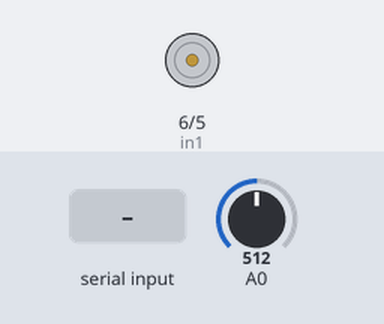
Simulated run of this sketch. Board: Arduino Uno, built with avr-gcc and run on an emulated ATmega328P. Parts: motor-driver pin pairs drawn as motors (green arrow = first pin HIGH = forward, orange = second pin HIGH = backward, longer = more drive, scaled by the enable pin). Inputs (shaded band) come from the test bench; at power-on: A0 = 512. What the sketch prints to the serial monitor is not drawn.

Above: at 5.2 s.
5.3 s: "curtain open\n" received over Serial
At 5.9 s:
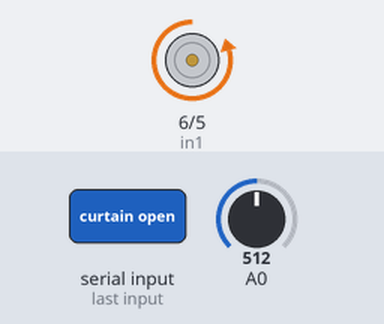
6.8 s: "curtain close\n" received over Serial
At 10.1 s:
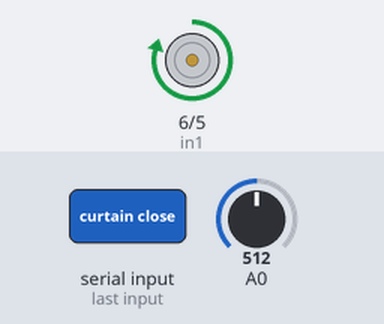
Timing chart, 0 to 14.2 s (numbered marks = the images above; inputs shaded):
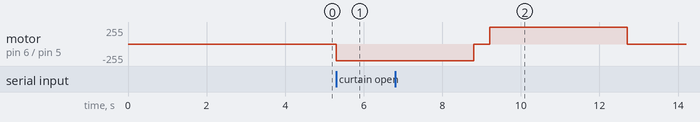

The sketch:

Fedha_Curtain_Project.ino
```cpp
String inputString = "";     // a String to hold incoming data
bool stringComplete = false; // whether the string is complete
bool smsSent = false; // variable names should not have '-' in them
bool curtainOpen = false;  // Open == true, closed == false

// Define the motor control pins
const int enA = 3;
const int in1 = 6;
const int in2 = 5;

void setup()
{
  // initialize serial:
  Serial.begin(115200);

  // Set the motor control pins as outputs
  pinMode(enA, OUTPUT);
  pinMode(in1, OUTPUT);
  pinMode(in2, OUTPUT);

  // Set the PWM control for the motor speed
  analogWrite(enA, 0);  // Initially set the motor speed to 0

  // reserve 200 bytes for the inputString:
  inputString.reserve(200);
  delay(2000);
  Serial.println("AT\r");
  delay(500);
  Serial.println("AT+CMGF=1\r");
  delay(500);
  Serial.println("AT+CNMI=2,2,0,0,0\r");
  delay(500);
  Serial.println("AT+COPS?\r");
  delay(500);
}

void loop()
{
  // print the string when a newline arrives:
  int val = analogRead(A0);

  if (stringComplete)
  {
    if (inputString.indexOf("curtain open") >= 0)
    {
      if (!curtainOpen)
      {
        moveMotorForward();
        delay(3500);  // Wait for 2 seconds
        stopMotor();      // Stop the motor

        curtainOpen = true;

        Serial.write("OPEN: ");
        Serial.println(inputString);

        if (!smsSent)
        {
          sendSMS("Curtain is open");
          smsSent = true;
        }
      }
      else
      {
        sendSMS("Curtain already open");
        Serial.println("Curtain already open");
      }
    }
    else if (inputString.indexOf("curtain close") >= 0)
    {
      if (curtainOpen)
      {
        moveMotorBackward();
        delay(3500);  // Wait for 3.5 seconds
        stopMotor();      // Stop the motor

        curtainOpen = false;

        Serial.write("CLOSE: ");
        Serial.println(inputString);

        if (!smsSent)
        {
          sendSMS("Curtain is closed");
          smsSent = true;
        }
      }
      else
      {
        sendSMS("Curtain already closed");
        Serial.println("Curtain already closed");
      }
    }

    // clear the string:
    inputString = "";
    stringComplete = false;

  }
}

void moveMotorForward() {
  digitalWrite(in1, LOW);
  digitalWrite(in2, HIGH);
  analogWrite(enA, 250);  // Adjust the PWM value for the desired speed (0 to 255)
}

// Function to move the motor backward with PWM speed control
void moveMotorBackward() {
  digitalWrite(in1, HIGH);
  digitalWrite(in2, LOW);
  analogWrite(enA, 250);  // Adjust the PWM value for the desired speed (0 to 255)
}

// Function to stop the motor
void stopMotor() {
  digitalWrite(in1, LOW);
  digitalWrite(in2, LOW);
  analogWrite(enA, 0);  // Set the motor speed to 0
}
void serialEvent()
{
  while (Serial.available())
  {
    // get the new byte:
    char inChar = (char)Serial.read();
    // add it to the inputString:
    inputString += inChar;
    // if the incoming character is a newline, set a flag so the main loop can
    // do something about it:
    if (inChar == '\n')
    {
      stringComplete = true;
    }
  }
}

void sendSMS(const char* message)
{
  Serial.println("AT+CMGS=\"0725598031\" \r ");
  delay(100);
  Serial.println(message);
  Serial.write(0x1A); // Ctrl+Z
  delay(300);
}
```

digital_meter.c
```cpp
/*
 * main.c
 *
 * Created: 2/15/2024 11:32:14 AM
 *  Author: calvin
 */

#define F_CPU 16000000L
#include <avr/io.h>
#include <avr/interrupt.h>
#include <util/delay.h>
#include <stdio.h>
#include <stdlib.h>
#include <string.h>

#define F_CPU 16000000L
#define LCD_PORT PORTD   // Port connected to the data pins of LCD
#define RS_PIN    PD2    // Register Select pin
#define EN_PIN    PD3    // Enable pin
#define REED_PIN   PB5   // Reed switch pin

volatile uint32_t pulseCount = 0;
volatile uint8_t magnetDetectedFlag = 0;
volatile uint8_t timeExpiredFlag = 0;

void LCD_command(unsigned char cmnd);
void LCD_data(unsigned char data);
void LCD_init();
void LCD_clear();
void LCD_setCursor(uint8_t row, uint8_t col);
void LCD_displayString(const char *str);

ISR (TIMER1_OVF_vect)
{
	TCNT1 = 16383;   // for 1 sec, counter 1,, 16 bit timer,, 16mhz
	timeExpiredFlag = 1;
}

ISR(PCINT0_vect)
{
	if (PINB & (1 << PINB5) && timeExpiredFlag)
	{

		pulseCount ++;
		magnetDetectedFlag = 1;
		timeExpiredFlag = 0;
	}

}


int main(void)
{
	DDRD = 0xFF;
	DDRB &= ~(1 << DDB5);
	TCNT1 = 16383;   // for 1 sec at 16 MHz
	TCCR1A = 0x00;
	TCCR1B = (1<<CS10) | (1<<CS12);;  // Timer mode with 1024 prescler
	TIMSK1 = (1 << TOIE1) ;   // Enable timer1 overflow interrupt(TOIE1)
	PCMSK0 |= (1 << PCINT5);
	PCICR |= (1 << PCIE0);
	LCD_init();
	sei();

	while (1)
	{
		if (magnetDetectedFlag && !timeExpiredFlag)
		{
			LCD_clear();
			float count = pulseCount * 0.001; // Conversion factor: 1 count = 0.001 units
			char countStr[16];
			snprintf(countStr, sizeof(countStr), "Reading: %.3f", count);
			LCD_displayString(countStr);
			magnetDetectedFlag = 0;  // Clear the flag
			_delay_ms(200);  // Delay for smoother display
		}
	}
	return 0;
}

void LCD_command(unsigned char cmnd) {
	LCD_PORT = (LCD_PORT & 0x0F) | (cmnd & 0xF0);  // Send higher nibble
	PORTD &= ~(1 << RS_PIN);  // RS = 0 for command
	PORTD |= (1 << EN_PIN);   // EN = 1
	_delay_us(1);             // Delay
	PORTD &= ~(1 << EN_PIN);   // EN = 0

	_delay_us(200);           // Delay

	LCD_PORT = (LCD_PORT & 0x0F) | ((cmnd & 0x0F) << 4);  // Send lower nibble
	PORTD |= (1 << EN_PIN);   // EN = 1
	_delay_us(1);             // Delay
	PORTD &= ~(1 << EN_PIN);   // EN = 0

	_delay_ms(2);             // Delay
}

void LCD_data(unsigned char data) {
	LCD_PORT = (LCD_PORT & 0x0F) | (data & 0xF0);  // Send higher nibble
	PORTD |= (1 << RS_PIN);   // RS = 1 for data
	PORTD |= (1 << EN_PIN);   // EN = 1
	_delay_us(1);             // Delay
	PORTD &= ~(1 << EN_PIN);   // EN = 0

	_delay_us(200);           // Delay

	LCD_PORT = (LCD_PORT & 0x0F) | ((data & 0x0F) << 4);  // Send lower nibble
	PORTD |= (1 << EN_PIN);   // EN = 1
	_delay_us(1);             // Delay
	PORTD &= ~(1 << EN_PIN);   // EN = 0

	_delay_ms(2);             // Delay
}

void LCD_init() {
	_delay_ms(15);            // Wait for power-up

	LCD_command(0x02);        // Initialize in 4-bit mode
	LCD_command(0x28);        // 4-bit mode, 2-line, 5x8 font
	LCD_command(0x0E);        // Display ON, Cursor ON
	LCD_command(0x06);        // Increment cursor
	LCD_command(0x01);        // Clear display
	_delay_ms(2);             // Delay
}

void LCD_clear() {
	LCD_command(0x01);        // Clear display
	_delay_ms(2);             // Delay
}

void LCD_setCursor(uint8_t row, uint8_t col) {
	uint8_t position = (row == 1) ? (0x80 + col) : (0xC0 + col);
	LCD_command(position);
}

void LCD_displayString(const char *str) {
	while (*str != '\0') {
		LCD_data(*str);
		str++;
	}
}
```

Measured:
- after the input at 5.3 s, motor on pin 6 (in1) / pin 5 (in2): stopped → backward 250/255 at once
